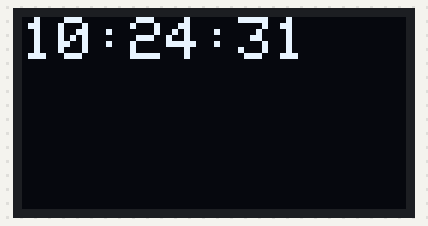
The sketch below on a simulated ESP32. Shown: 128×64 one-colour display. WiFi joins after 1.5 s; servers stay silent unless stated; network time is answered at once with the bench clock; the local clock reads 2024-03-15 10:24:30 at power-on unless the sketch sets it; what the sketch prints to the serial monitor is not drawn.

Above: at 1.82 s.
At 10.1 s:
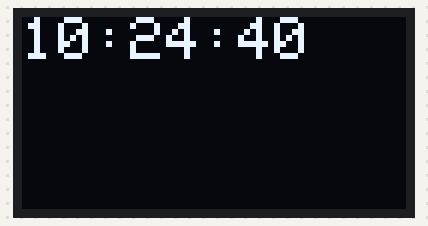
At 15.1 s:
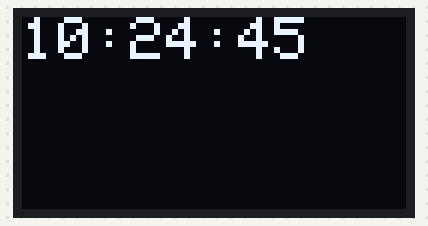
At 20.1 s:
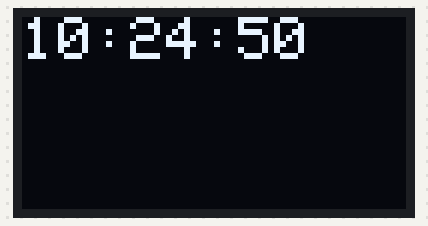
At 28.1 s:
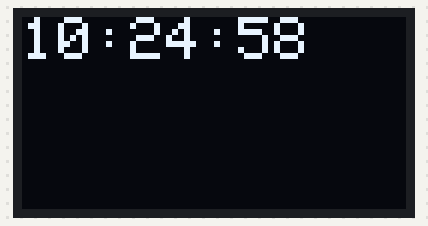
At 37.1 s:
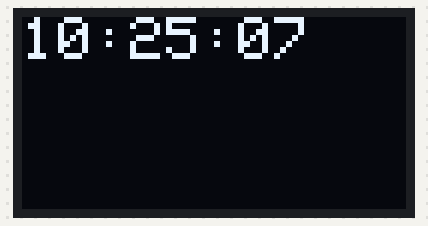

The sketch:

Internet_Clock_with_ESP32_and_OLED.ino
```cpp
/*
 * Filename: Internet_Clock_with_ESP32_and_OLED
 * Function: Internet clock with ESP32 and OLED display
 * Compiling IDE：ARDUINO 2.3.3
 * Author: https://www.keyestudio.com/
*/
#include <WiFi.h>
#include <SPI.h>
#include <Adafruit_GFX.h>
#include <Adafruit_SSD1306.h>
#include <NTPClient.h>
#include <WiFiUdp.h>

/*REPLACE WITH YOUR NETWORK CREDENTIALS(Put your SSID & Password)*/
const char* ssid = "REPLACE_WITH_YOUR_SSID";  //Enter SSID here
const char* password = "REPLACE_WITH_YOUR_PASSWORD"; //Enter Password here

#define NTP_OFFSET  19800        // In seconds
#define NTP_INTERVAL 60 * 1000  // In miliseconds
#define NTP_ADDRESS  "1.asia.pool.ntp.org"
WiFiUDP ntpUDP;
NTPClient timeClient(ntpUDP, NTP_ADDRESS, NTP_OFFSET, NTP_INTERVAL);

#define SCREEN_WIDTH 128 // OLED display width, in pixels
#define SCREEN_HEIGHT 64 // OLED display height, in pixels

// Declaration for SSD1306 display connected using I2C
#define OLED_RESET -1  // Reset pin # (or -1 if sharing Arduino reset pin)
#define SCREEN_ADDRESS 0x3C
Adafruit_SSD1306 display(SCREEN_WIDTH, SCREEN_HEIGHT, &Wire, OLED_RESET);

void setup(){
  display.begin();
  Serial.begin(115200);
  Serial.println();
  Serial.println();
  Serial.print("Connecting to ");
  Serial.println(ssid);
  WiFi.begin(ssid, password);
  while (WiFi.status() != WL_CONNECTED){
  delay(500);
  Serial.print(".");
  }
  Serial.println("");
  Serial.println("WiFi connected.");
  Serial.println("IP address: ");
  Serial.println(WiFi.localIP());
  timeClient.begin();
  display.begin(SSD1306_SWITCHCAPVCC, 0x3C); // Initialization with I2C addr 0x3C (for 128x64)
  display.clearDisplay(); // clear display
  display.setTextColor(WHITE);
  //display.startscrollright(0x00, 0x0F);
  display.setTextSize(2);
  //display.setCursor(0,0);
  //display.print("  Internet ");
  //display.println("  Clock ");
  //display.display();
  //delay(3000);
}

void loop(){
  timeClient.update();
  String formattedTime = timeClient.getFormattedTime();
  // Serial.println(formattedTime);
  display.clearDisplay();
  display.setTextSize(2);
  display.setCursor(0, 0);
  display.println(formattedTime);
  display.display();   // write the buffer to the display
  delay(10);
  delay(100);
}
```

Measured:
- what the display in image 0 shows lasts 0.4 s, from 1.6 s to 2.0 s
- what the display in image 1 shows lasts 1.1 s, from 10.0 s to 11.1 s
